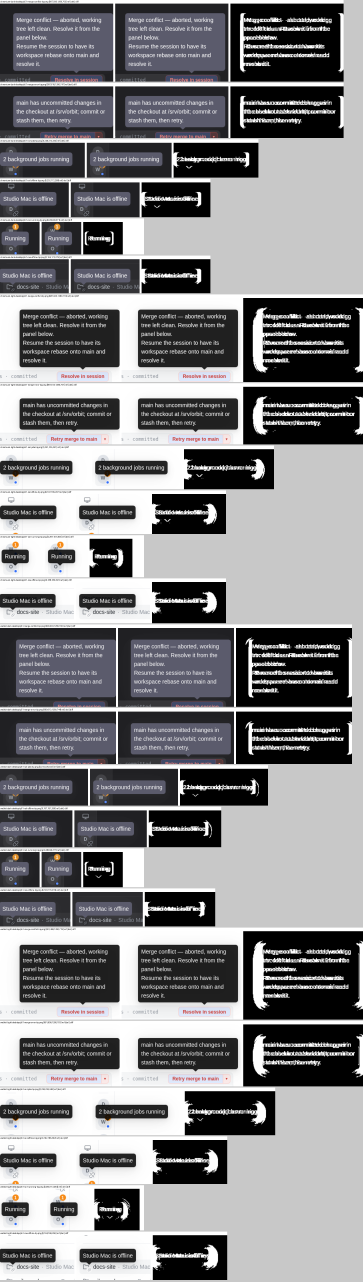
#> input picture docs/evidence/base-ui-migration/p5.1/shots/p51-tips.png, 1814 x 6406 px, given in place of 01b-start-proposal.png, which was not available (shown at 1/5 size)
$ python compare.py
#> lines starting #> are read from the running program, lines starting #| are printed output that depends on the picture; pictures that were not available may be replaced by others from this repository, and a replacement may not be noted
"""Frame-by-frame: each board frame (design) against the real capture of the same clip. Prints the
size check and the pixel difference, and writes compare/<frame>.png: design | real | where they differ."""
import sys
from PIL import Image, ImageChops, ImageDraw, ImageFont

BOARD = '/var/tmp/upstream-branch-mock/board'
SHOTS = '/mnt/data/wmb/kit/shots'
OUT = '/mnt/data/wmb/kit/compare'
FRAMES = [
    ('②', '01b-start-proposal'), ('③', '01c-menu'), ('④', '01d-typed'), ('⑥', '01k-memory-start'),
    ('⑦', '01l-memory-menu'), ('⑨', '01g-run-proposal'), ('⑩', '01h-run-locked'), ('⑪', '01j-line-proposal'),
]
font = ImageFont.truetype('/var/tmp/upstream-branch-mock/fonts/NotoSansSC.ttf', 30)
rows = []
for mark, name in FRAMES:
    design = Image.open(f'{BOARD}/{name}.png').convert('RGB')
#> design is the input picture: PIL image 1814x6406 RGB; mean R, G, B 130.6, 130.3, 132.5
    real = Image.open(f'{SHOTS}/{name}.png').convert('RGB')
    same_size = design.size == real.size
#> same_size = True
    w, h = max(design.width, real.width), max(design.height, real.height)
#> w = 1814; h = 6406
    a = Image.new('RGB', (w, h), 'white'); a.paste(design)
#> after `a = Image.new('RGB', (w, h), 'white')`: a: PIL image 1814x6406 RGB; every value is 255
    b = Image.new('RGB', (w, h), 'white'); b.paste(real)
    diff = ImageChops.difference(a, b).convert('L')
#> diff: PIL image 1814x6406 L; every value is 0
    changed = diff.point(lambda v: 255 if v > 40 else 0)
    count = sum(1 for v in changed.getdata() if v)
#> count = 0
    box = changed.getbbox()
#> box = None
    pct = 100 * count / (w * h)
#> pct = 0
    # The third panel: the real frame, greyed, with every pixel that differs from the design in red.
    third = Image.blend(b, Image.new('RGB', (w, h), 'white'), 0.6)
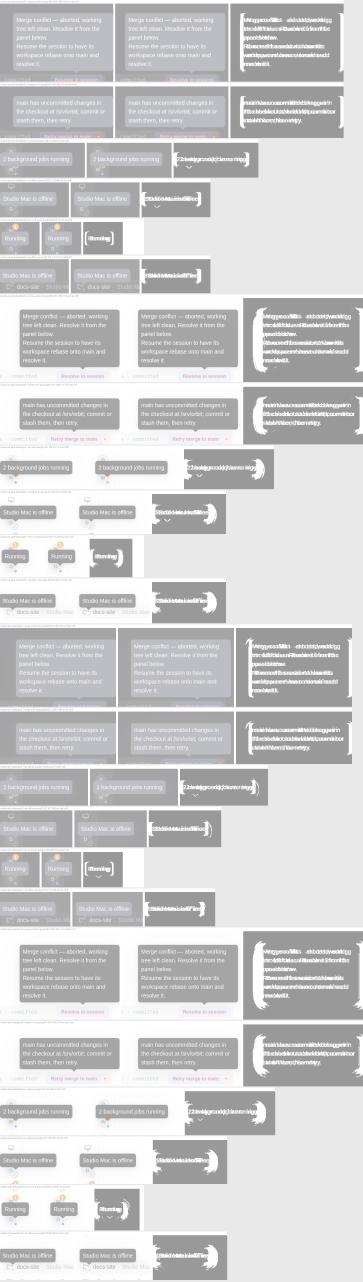
#> third: PIL image 1814x6406 RGB (shown at 1/5 size); mean R, G, B 205, 204.9, 205.8
    red = Image.new('RGB', (w, h), (230, 30, 30))
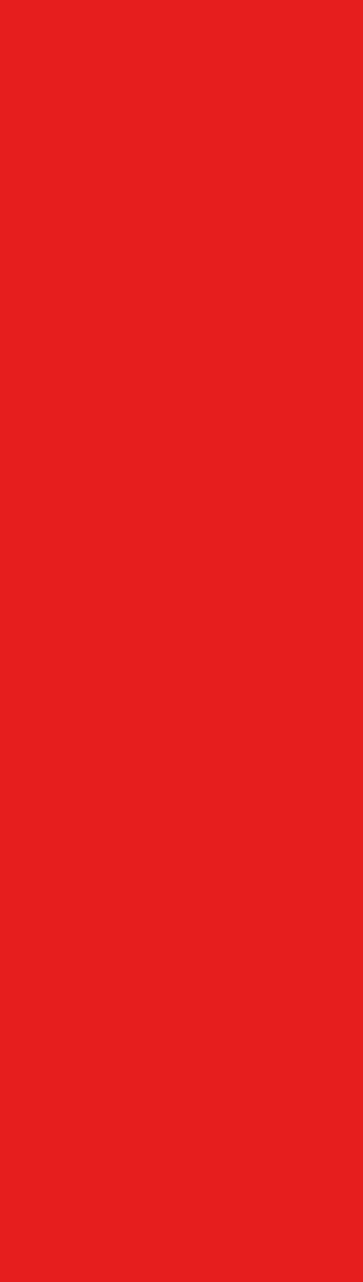
#> red: PIL image 1814x6406 RGB (shown at 1/5 size); mean R, G, B 230, 30, 30
    third.paste(red, mask=changed)
    gap, head = 40, 70
    sheet = Image.new('RGB', (3 * w + 4 * gap, h + head + gap), (244, 245, 247))
    d = ImageDraw.Draw(sheet)
    for i, (img, label) in enumerate([(a, f'{mark} design · board/{name}.png'), (b, f'{mark} real page · this branch'),
                                      (third, f'{mark} differs (>40/255): {pct:.3f}% of pixels')]):
        x = gap + i * (w + gap)
        d.text((x, 18), label, fill=(30, 30, 30), font=font)
        sheet.paste(img, (x, head))
#> this loop made 3 passes
#> (label, x) on passes 1 to 3: ('② design · board/01b-start-proposal.png', 40), ('② real page · this branch', 1894), ('② differs (>40/255): 0.000% of pixels', 3748)
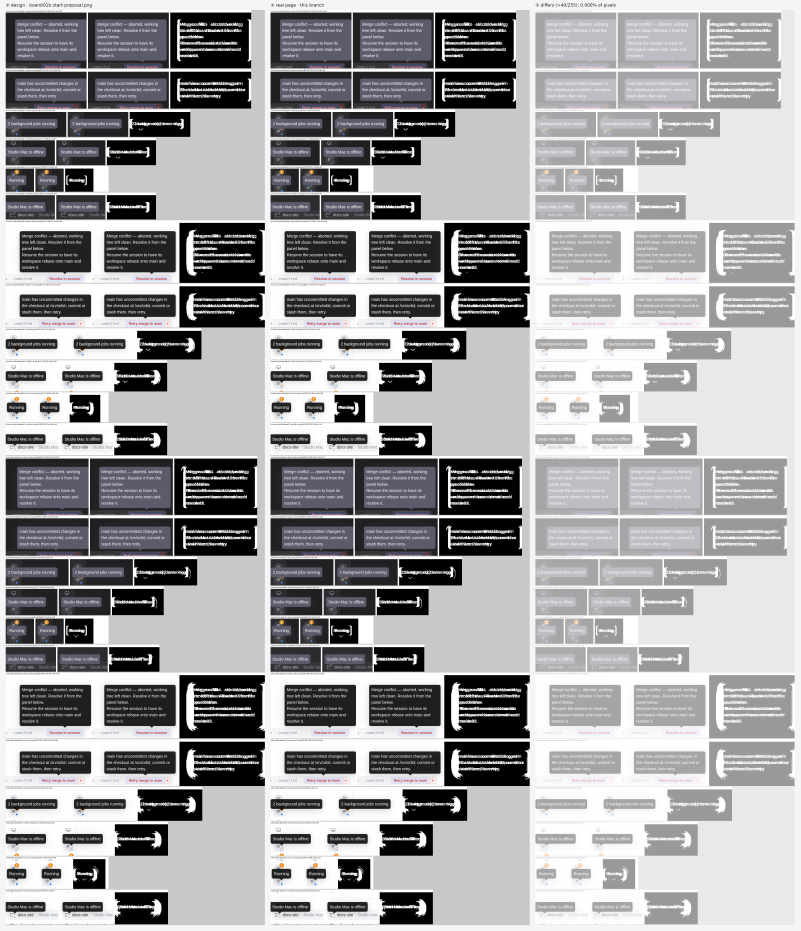
#> sheet: PIL image 5602x6516 RGB (shown at 1/7 size); mean R, G, B 159.3, 159.2, 160.9
    sheet.save(f'{OUT}/{name}.png', optimize=True)
    rows.append((mark, name, design.size, real.size, same_size, count, pct, box))
    print(f'{mark} {name}: design {design.size} real {real.size} same_size={same_size} '
          f'differing_px={count} ({pct:.3f}%) bbox={box}')
#| ② 01b-start-proposal: design (1814, 6406) real (1814, 6406) same_size=True differing_px=0 (0.000%) bbox=None
#> (the run stopped early here; a loop or call above may not have finished)
